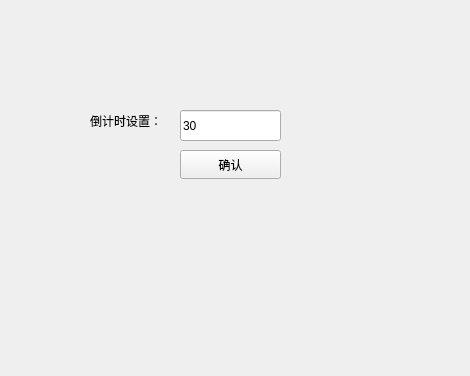
<?xml version="1.0" encoding="UTF-8"?>
<ui version="4.0">
 <class>setting</class>
 <widget class="QWidget" name="setting">
  <property name="geometry">
   <rect>
    <x>0</x>
    <y>0</y>
    <width>470</width>
    <height>376</height>
   </rect>
  </property>
  <property name="windowTitle">
   <string>Form</string>
  </property>
  <widget class="QLabel" name="label">
   <property name="geometry">
    <rect>
     <x>90</x>
     <y>100</y>
     <width>91</width>
     <height>41</height>
    </rect>
   </property>
   <property name="text">
    <string>倒计时设置：</string>
   </property>
  </widget>
  <widget class="QPushButton" name="sure">
   <property name="geometry">
    <rect>
     <x>180</x>
     <y>150</y>
     <width>101</width>
     <height>29</height>
    </rect>
   </property>
   <property name="text">
    <string>确认</string>
   </property>
  </widget>
  <widget class="QLineEdit" name="numedit">
   <property name="geometry">
    <rect>
     <x>180</x>
     <y>110</y>
     <width>101</width>
     <height>31</height>
    </rect>
   </property>
   <property name="text">
    <string>30</string>
   </property>
  </widget>
 </widget>
 <resources/>
 <connections/>
</ui>
